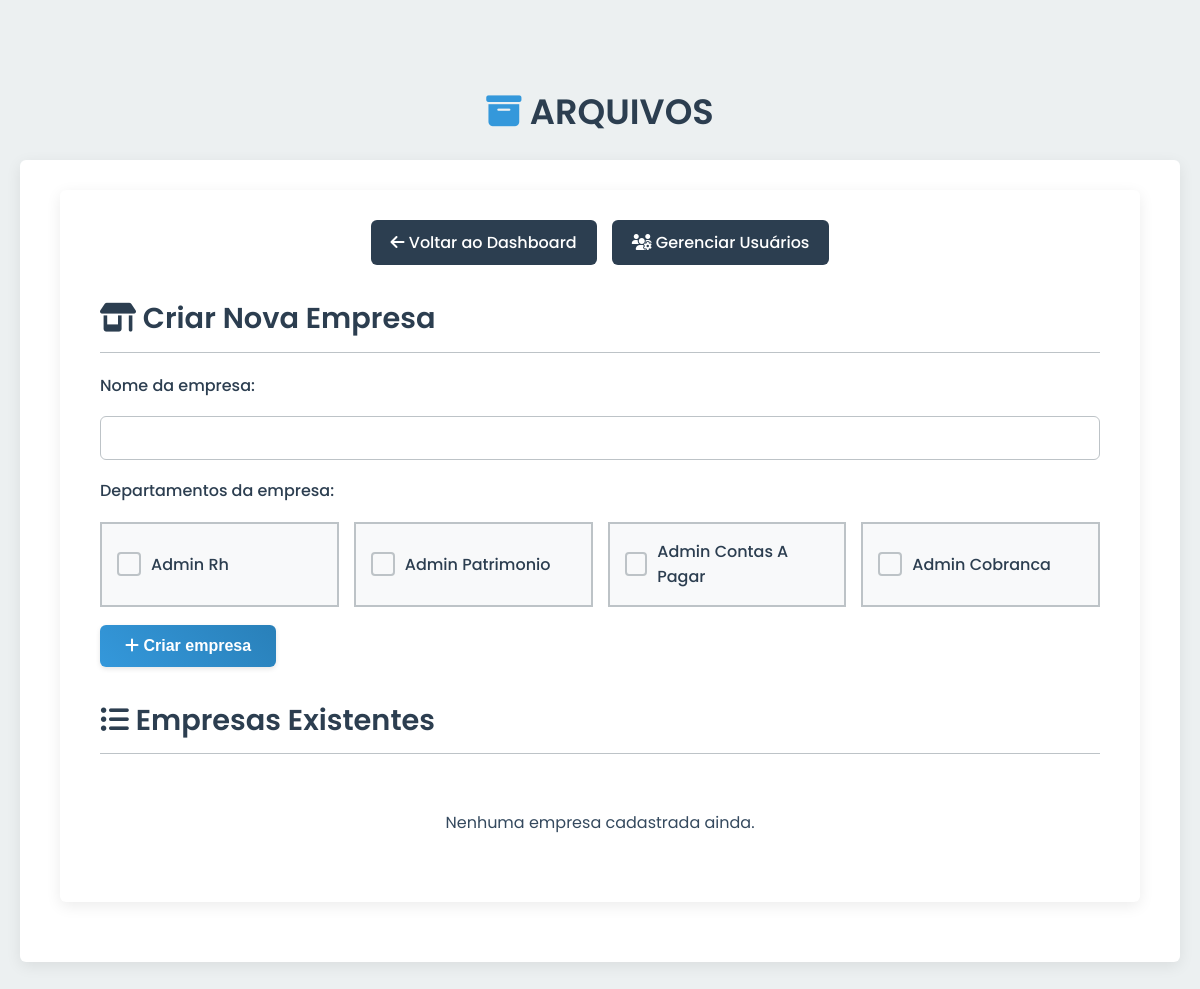
Page /super_admin/stores (signed in) on the earlier database version.
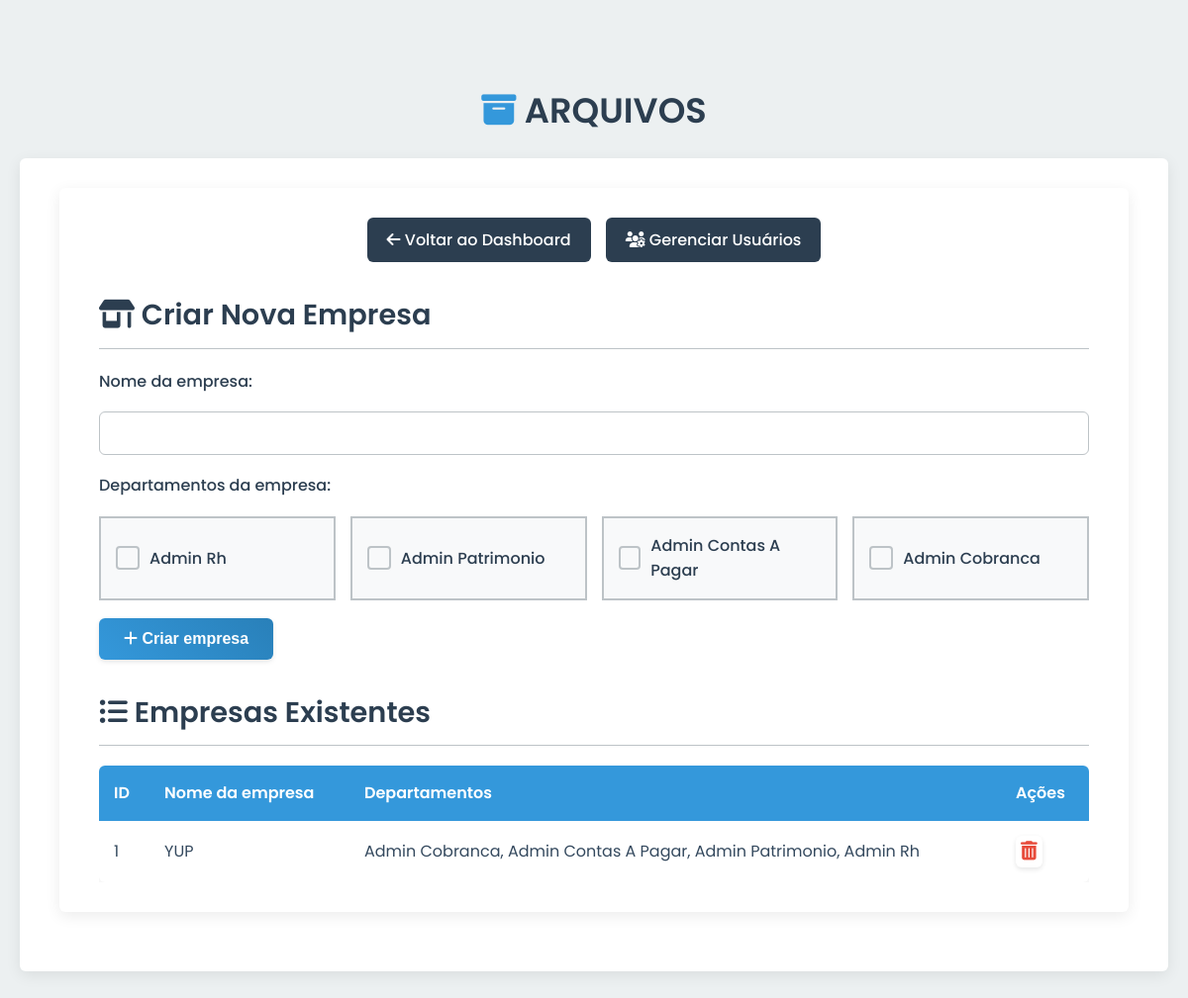
Same page on the later database version.
### tables this page shows
CREATE TABLE stores (
            id INTEGER PRIMARY KEY AUTOINCREMENT,
            name TEXT UNIQUE NOT NULL
        );

### app.py (the view, shortened to what this page needs)
@app.route('/super_admin/stores', methods=['GET', 'POST'])
@login_required
@role_required(['super_admin'])
def manage_stores():
    db = get_db()
    available_departments = ['admin_rh', 'admin_patrimonio', 'admin_contas_a_pagar', 'admin_cobranca']
    stores_data = db.execute("""
        SELECT s.id, s.name, GROUP_CONCAT(sd.department_role, ', ') as departments
        FROM stores s
        LEFT JOIN store_departments sd ON s.id = sd.store_id
        GROUP BY s.id, s.name ORDER BY s.name
    """).fetchall()
    return render_template('super_admin/manage_stores.html', stores=stores_data, available_departments=available_departments)

### app.py (called while the page is built)
def login_required(f):
    @wraps(f)
    def decorated_function(*args, **kwargs):
        if 'logged_in' not in session:
            flash('Você precisa fazer login para acessar esta página.', 'danger')
            return redirect(url_for('admin_login'))
        return f(*args, **kwargs)
    return decorated_function

def role_required(allowed_roles):
    def decorator(f):
        @wraps(f)
        def decorated_function(*args, **kwargs):
            if 'logged_in' not in session or 'role' not in session:
                flash('Você precisa fazer login para acessar esta página.', 'danger')
                return redirect(url_for('admin_login'))
            if session['role'] not in allowed_roles:
                flash('Você não tem permissão para acessar esta página.', 'danger')
                if session.get('role') == 'super_admin':
                    return redirect(url_for('super_admin_dashboard'))
                return redirect(url_for('index'))
            return f(*args, **kwargs)
        return decorated_function
    return decorator

### templates/super_admin/manage_stores.html (shortened to what this page needs)
{% extends "base.html" %}
{% block content %}
<div class="card">
    <div class="admin-nav">
        <a href="{{ url_for('super_admin_dashboard') }}"><i class="fas fa-arrow-left"></i> Voltar ao Dashboard</a>
        <a href="{{ url_for('user_management') }}"><i class="fas fa-users-cog"></i> Gerenciar Usuários</a>
    </div>
    <h2><i class="fas fa-store-alt"></i> Criar Nova Empresa</h2>
    <div class="form-section">
        <form action="{{ url_for('manage_stores') }}" method="POST">
            <label for="name">Nome da empresa:</label>
            <input type="text" id="name" name="name" required>
            <label>Departamentos da empresa:</label>
            <div class="department-checkboxes">
                {% for dept in available_departments %}
                <label for="{{ dept }}">
                    <span class="checkbox-custom-display"></span>
                    <span>{{ dept.replace('_', ' ') | title }}</span>
                </label>
                {% endfor %}
            </div>
            <button type="submit"><i class="fas fa-plus"></i> Criar empresa</button>
        </form>
    </div>
    <h2><i class="fas fa-list-ul"></i> Empresas Existentes</h2>
    <div class="table-wrapper">
        {% if stores %}
            <table>
                <thead>
                    <tr>
                        <th>ID</th>
                        <th>Nome da empresa</th>
                        <th>Departamentos</th>
                        <th>Ações</th>
                    </tr>
                </thead>
                <tbody>
                    {% for store in stores %}
                        <tr>
                            <td>{{ store.id }}</td>
                            <td>{{ store.name }}</td>
                            <td>{{ (store.departments | replace('_', ' ') | title) if store.departments else 'Nenhum' }}</td>
                            <td class="actions">
                                <form action="{{ url_for('delete_store', store_id=store.id) }}" method="POST" style="display:inline;">
                                    <button type="submit" title="Excluir" class="delete"><i class="fas fa-trash-alt"></i></button>
                                </form>
                            </td>
                        </tr>
                    {% endfor %}
                </tbody>
            </table>
        {% else %}
            <p style="text-align: center; padding: 20px;">Nenhuma empresa cadastrada ainda.</p>
        {% endif %}
    </div>
</div>
{% endblock %}

Differences in the rows shown:
added stores: id "1", name "YUP", departments "Admin Cobranca, Admin Contas A Pagar, Admin Patrimonio, Admin Rh"
Other differences:
text no longer shown: "Nenhuma empresa cadastrada ainda."
text now shown: "ID Nome da empresa Departamentos Ações"
